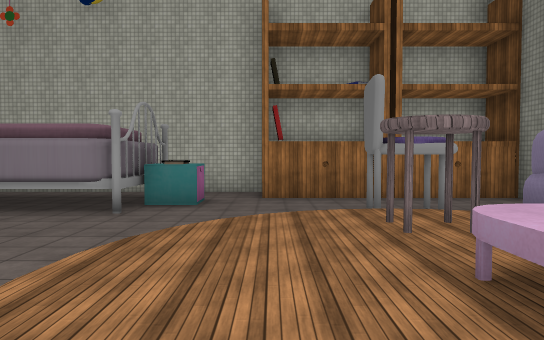
View 1 (above)

15 first-person views from a walk through a 3-D level made in the Unity game engine. The camera is 1.5 m above the floor, tilts 2° down and sees 70° across. The floor is counted in squares, 2 m on a side. Each view is taken from the middle of a square. On the plan, view 1 faces up. The plan holds only what a view shows up to about 12 squares ahead; the rest is blank. The place goes on beyond the plan. The player is left out. Door leaves are left out, so doorways stand open. Some surface patterns are stand-ins.

View 2
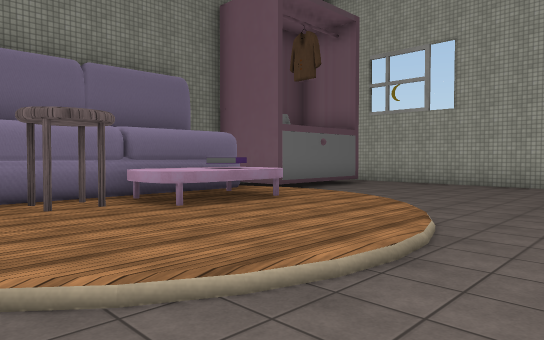

View 3
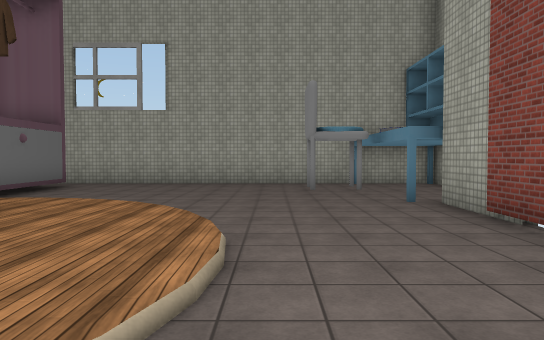

View 4
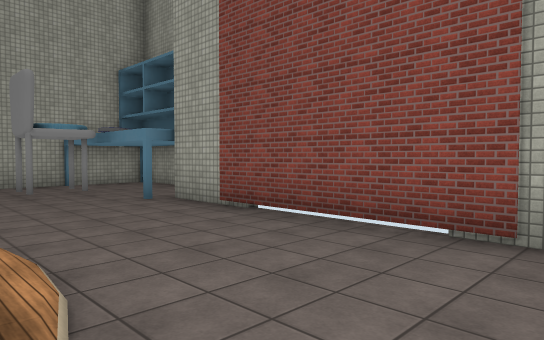

View 5
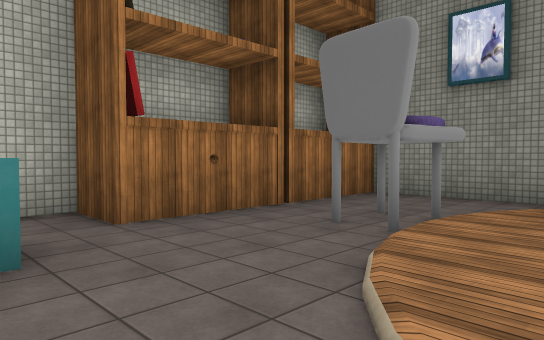

View 6
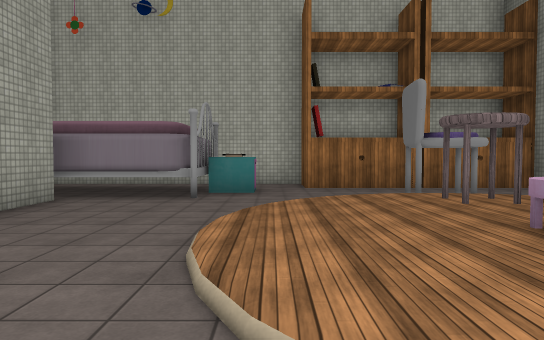

View 7
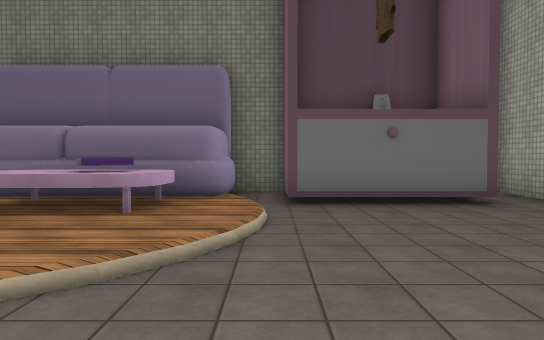

View 8
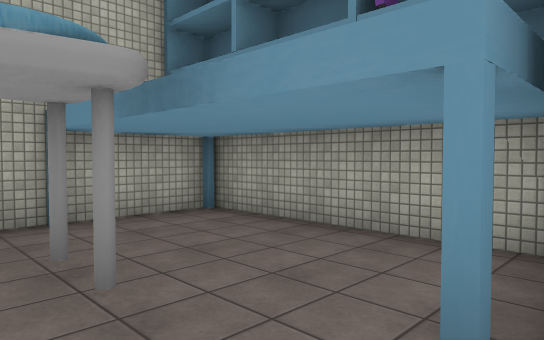

View 9
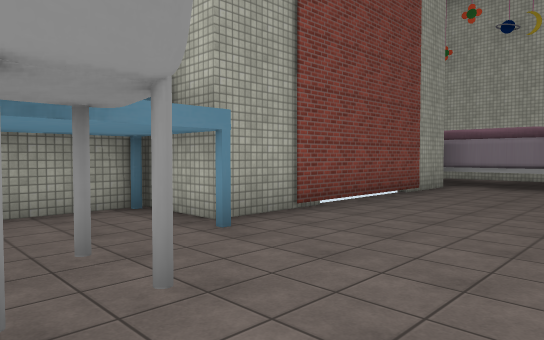

View 10
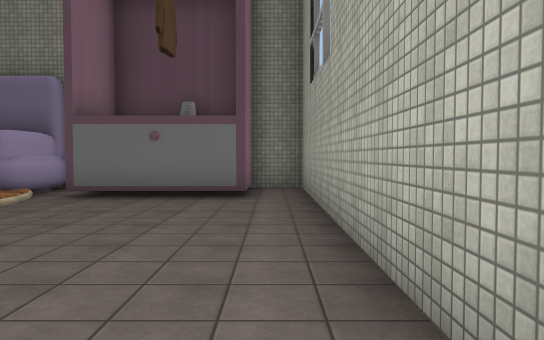

View 11
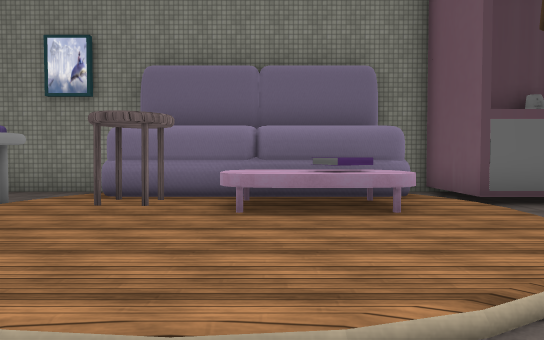

View 12
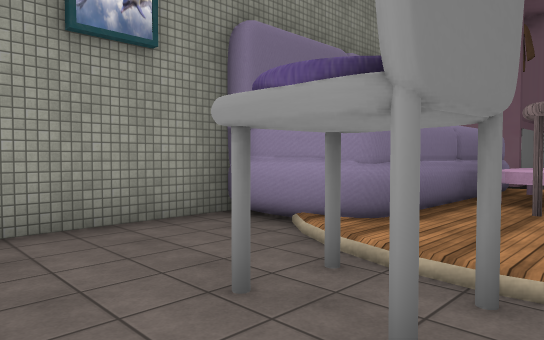

View 13
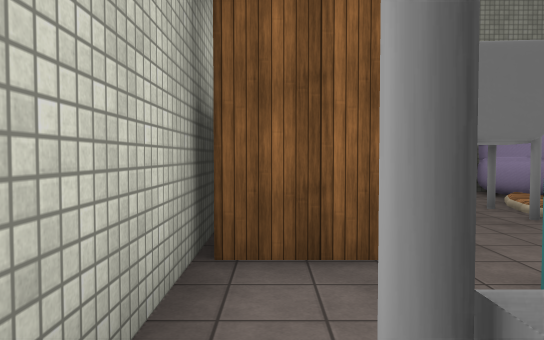

View 14
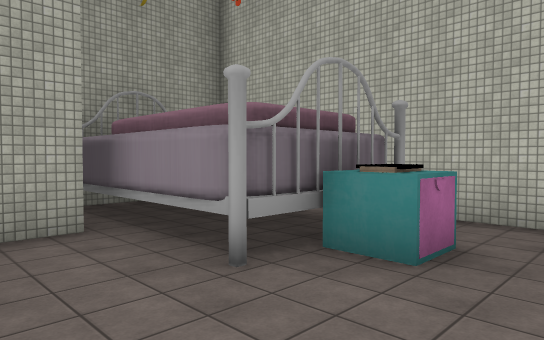

View 15
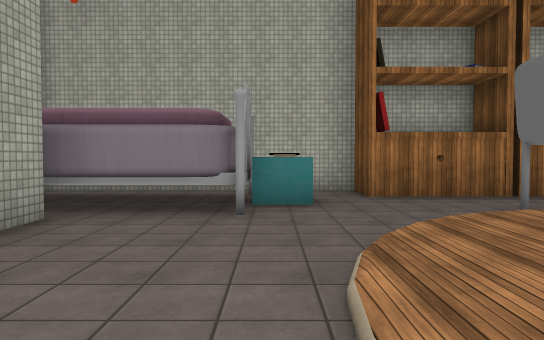

### Floor plan
Key: @ floor where view 1 was taken; # wall or solid block; . main floor; : floor 0.25 m higher than the main floor; / step, stairs or slope; D open door; ^ raised ledge; B bookshelf; T thing the floor can be seen under or through; C chair; K books; O other object.
Columns run from 7 left of view 1 to 6 right of it. Each row starts with its distance up from view 1.
 10 #########
  9 .......#BBBB
  8     T#.......#
  7     ^OC......#
  6  ####....C...#
  5   #..../:://.#
  4   #.../::C####
  3   #...::::#
  2   #...:::O#
  1   #.../::K#
  0   #.../@::####
 -1 ###.....//...#
 -2 #.........D###
 -3 #...C.....D
 -4 #.........D###
 -5 #............#
 -6 ##############

Where each view was taken, in squares from view 1:
view 1: 0 up, 0 right, facing up
view 2: 5 up, 3 left, facing down-right
view 3: 5 up, 2 left, facing down
view 4: 5 up, 1 left, facing down-left
view 5: 4 up, 2 left, facing up-right
view 6: 1 down, 1 left, facing up
view 7: 1 down, 3 left, facing right
view 8: 1 down, 3 left, facing down-left
view 9: 4 down, 1 left, facing up-left
view 10: 5 down, 4 left, facing right
view 11: 2 up, 3 left, facing right
view 12: 8 up, 1 right, facing down-right
view 13: 9 up, 3 left, facing right
view 14: 4 up, 0 right, facing up-left
view 15: 1 up, 2 left, facing up
